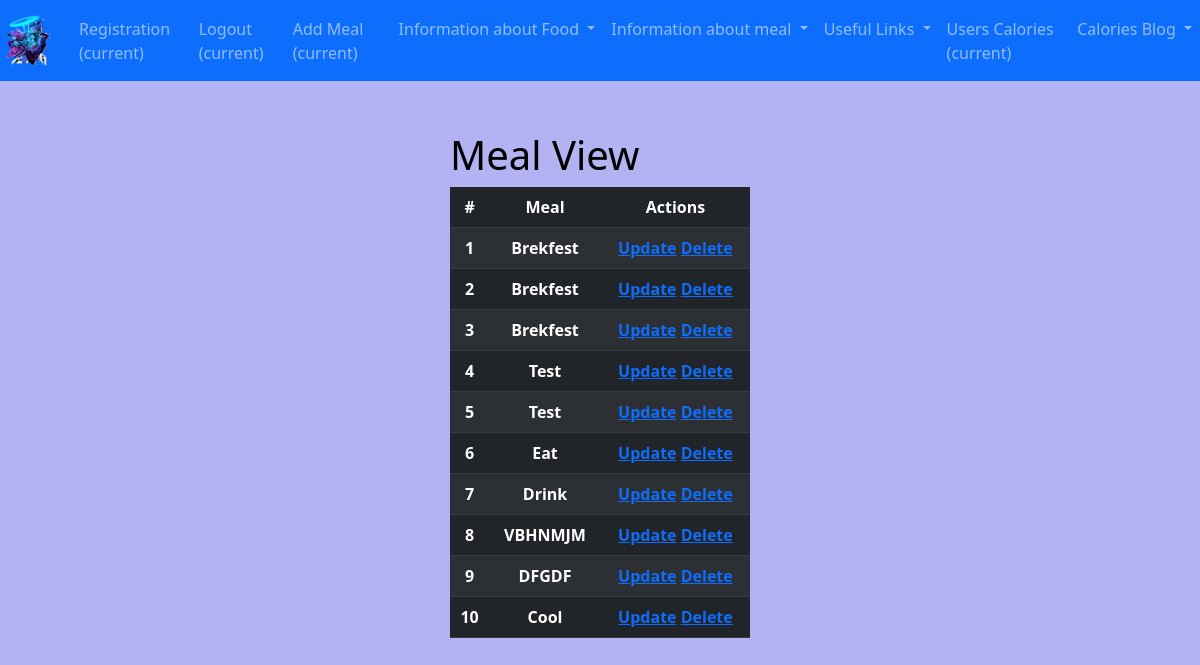
Before: /meal/ (signed in) with the older database file.
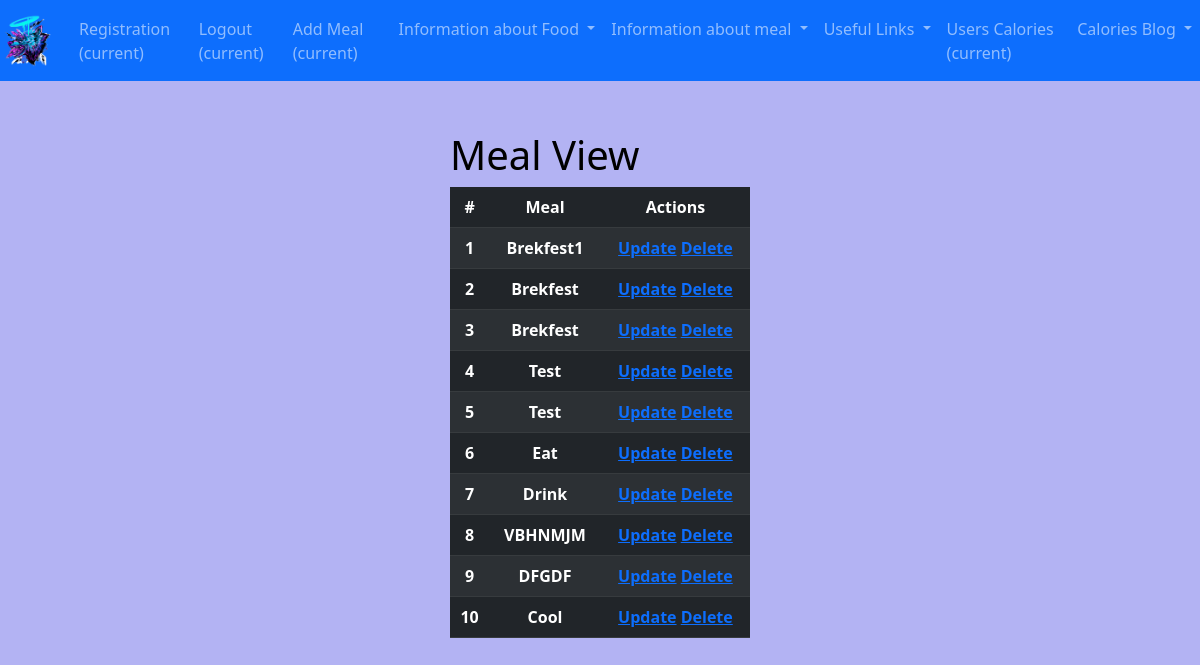
After: the same page with the newer database file.
### calories_counter/models.py (models this page shows, shortened)
class Meal(models.Model):
    meal_name = models.CharField(max_length=255)
    foods = models.ManyToManyField(Food, through="MealFood")

### calories_counter/views.py (the view)
# urls.py: path("meal/", views.MealView.as_view(), name="meals"),
class MealView(LoginRequiredMixin, ListView):
    model = Meal
    template_name = "calories_counter/meal.html"
    context_object_name = "meals"

### calories_counter/templates/calories_counter/meal.html (shortened to what this page needs)
{% extends 'base.html' %}
{% load static %}
{% block css_files %}
  <link rel="stylesheet" href="{% static "calories_counter/meal.css" %}">
{% endblock %}
{% block content %}
  <div id="user-meal-view">
    <h1>Meal View</h1>
    <table class="table table-dark table-striped">
      <thead>
        <tr>
          <th>#</th>
          <th>Meal</th>
          <th>Actions</th>
        </tr>
      </thead>
      {% for meal in meals %}
        <tr>
          <th>{{ forloop.counter }}</th>
          <th>{{ meal.meal_name }}</th>
          <th>
            <a href="{% url 'meal_update' meal.id %}">Update</a>
            <a href="{% url 'meal_delete' meal.id %}">Delete</a>
          </th>
        </tr>
      {% endfor %}
    </table>
  </div>
{% endblock %}

Changed rows visible on the page:
changed Meal: meal_name "Brekfest" → "Brekfest1"
